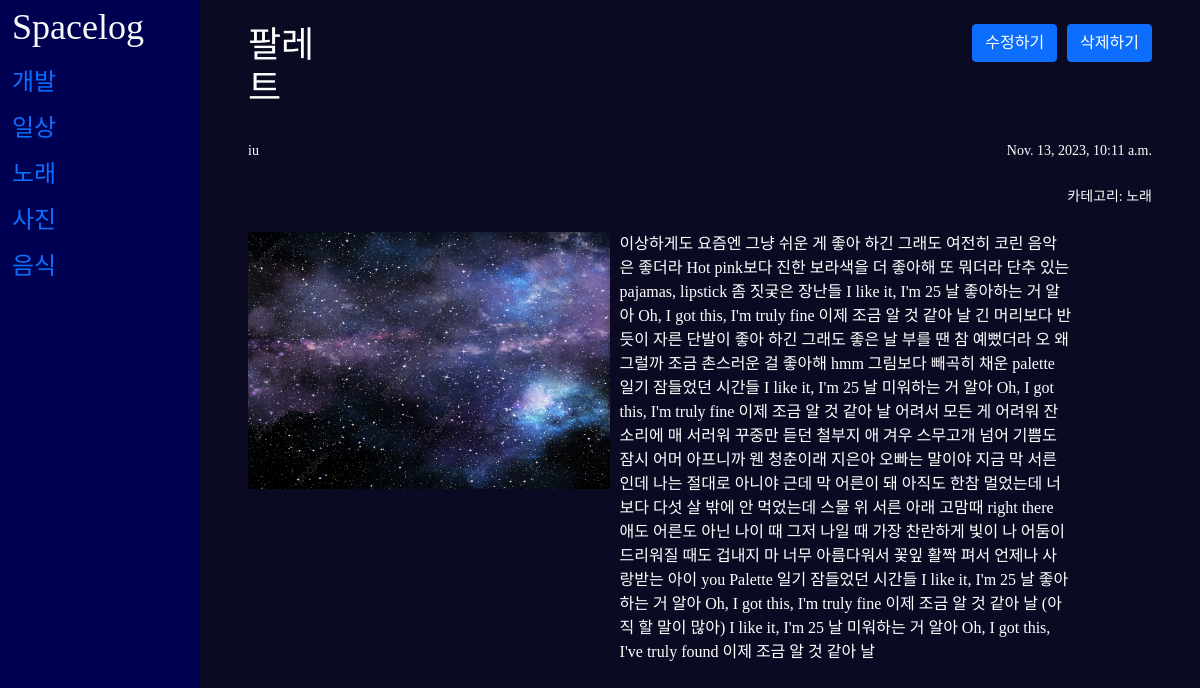
/4, run on an earlier commit of the app's database.
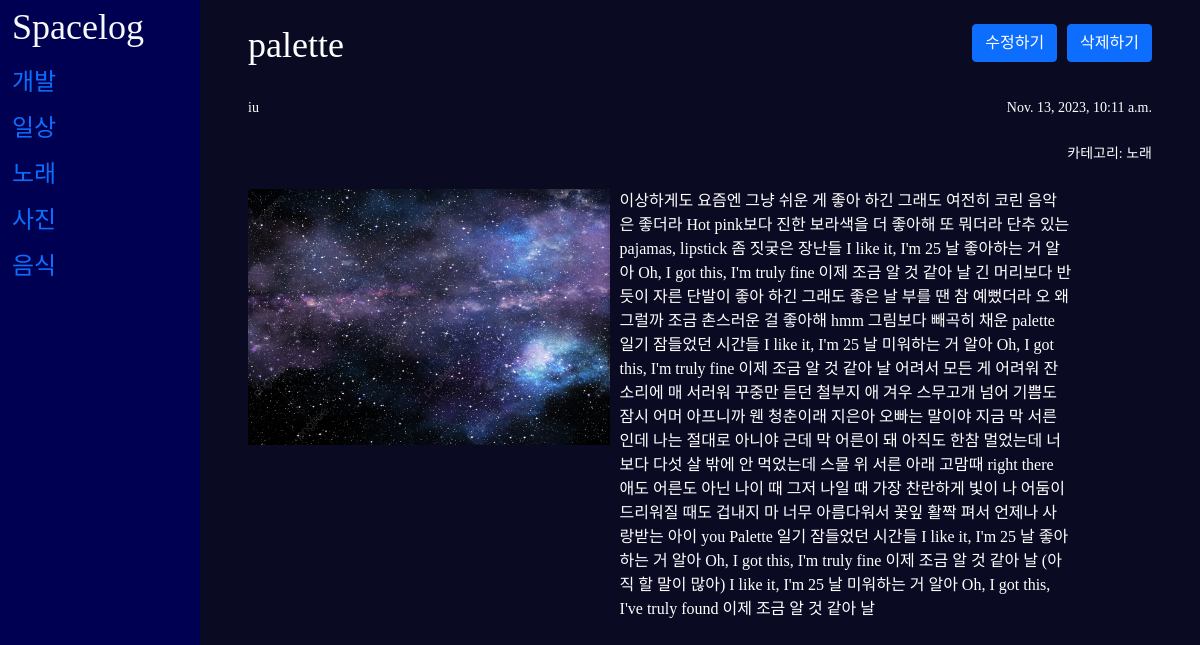
And on a later commit of the database.
### space/models.py (models this page shows, shortened)
class Space(models.Model):
    title = models.CharField(max_length=200)
    author = models.CharField(max_length=100)
    context = models.TextField()
    create_date = models.DateTimeField(auto_now_add=True)
    image = models.ImageField(upload_to='images/', blank=True, null=True)
    category = models.ForeignKey(Category, on_delete=models.SET_NULL, null=True, blank=True)

class Category(models.Model):
    name = models.CharField(max_length=100)
    def __str__(self):
        return self.name

### space/views.py (the view)
# urls.py: path('<str:id>', detail, name="detail"),
def detail(request, id):
    space = get_object_or_404(Space, pk=id)
    categories = Category.objects.all()  # 카테고리 목록 가져오기
    return render(request, 'space/space_detail.html', {'space': space, 'categories': categories})

### space/templates/space/space_detail.html (shortened to what this page needs)
{% extends 'space/base.html' %}
{% block content %}
<head>
</head>
<body>
    <div class="post-details">
        <div class="post-header">
            <h1>{{ space.title }}</h1>
            <div class="edit-delete-buttons">
                <form action="{% url 'edit' space.id %}">
                    <button class="btn btn-primary" type="submit">수정하기</button>
                </form>
                <form action="{% url 'delete' space.id %}">
                    <button class="btn btn-primary" type="submit">삭제하기</button>
                </form>
            </div>
        </div>
        <div class="post-header">
            <p class="author">{{ space.author }}</p>
            <p class="create-date">{{ space.create_date }}</p>
            </div>
        <div class="post-header">
            <p class="category">카테고리: {{ space.category }}</p>
</div>
        <div class="post-body">
            <div class="image-content">
                {% if space.image %}
                    <img src="{{ space.image.url }}" alt="{{ space.title }} 이미지">
                {% endif %}
            </div>
            <div class="text-content">
                <p>{{ space.context }}</p>
            </div>
        </div>
    </div>
</body>
{% endblock %}

What changed in the data, as far as the page shows it:
changed Space "iu": title "팔레트" → "palette"
